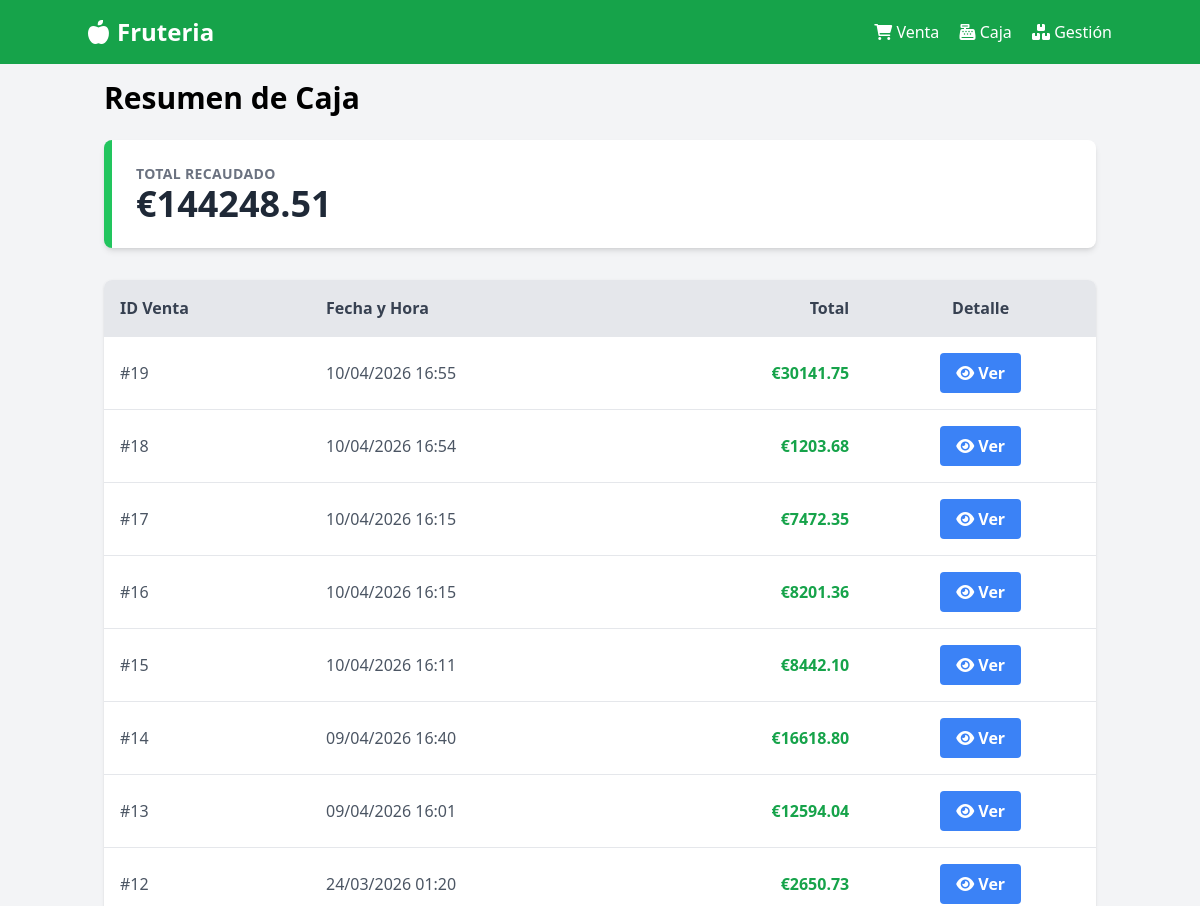
Page /caja (upper part) on the earlier database version.
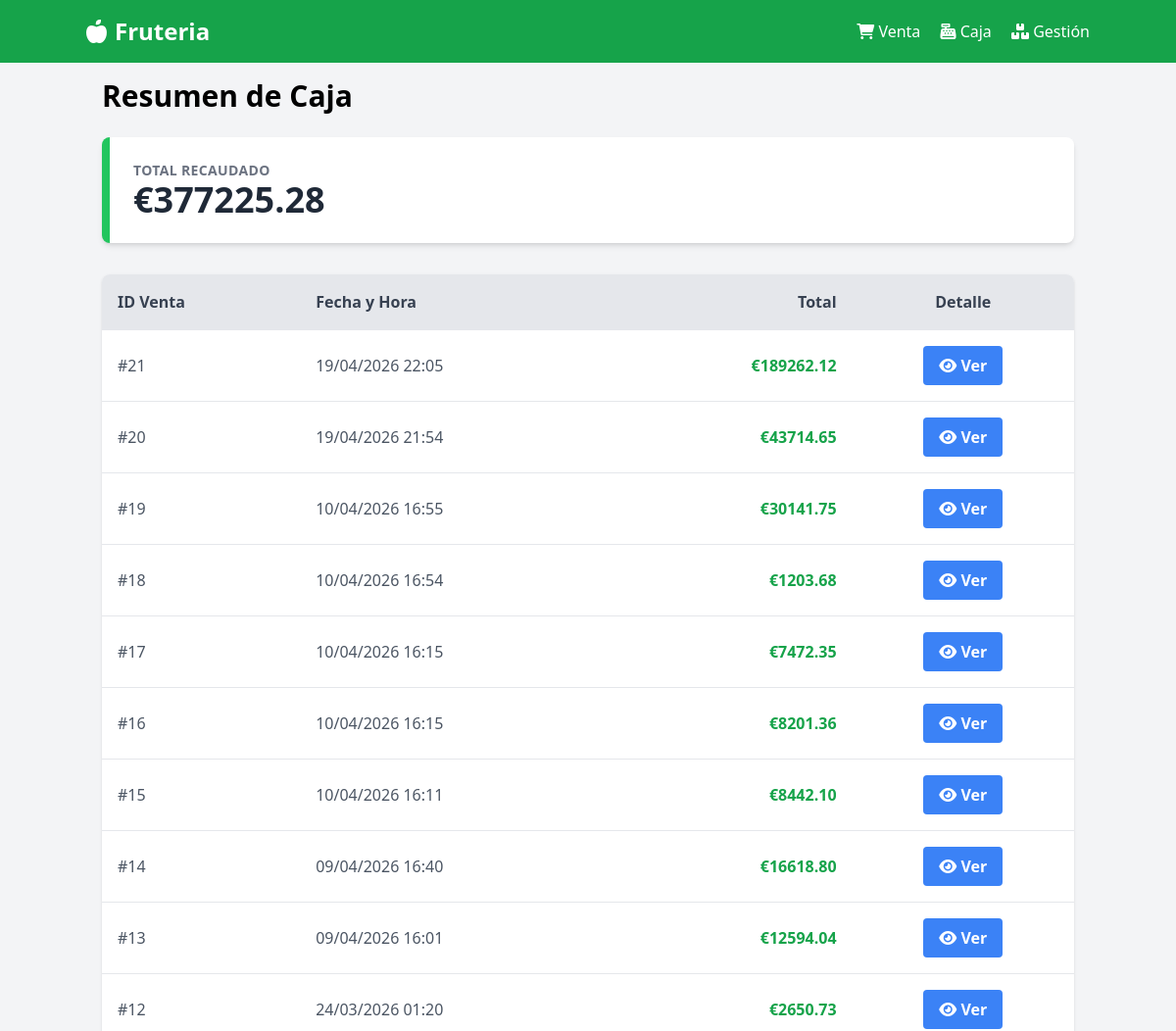
Same page on the later database version.
### app/models/models.py (models this page shows)
class Venta(db.Model):
    __tablename__ = 'ventas'
    id = db.Column(db.Integer, primary_key=True)
    fecha = db.Column(db.DateTime, default=db.func.current_timestamp())
    total = db.Column(db.Float, nullable=False)
    detalles = db.relationship('DetalleVenta', backref='venta', lazy=True)

### app/routes/main.py (the view)
@main_bp.route('/caja')
def ver_caja():
    total_obtenido = db.session.query(func.sum(Venta.total)).scalar() or 0
    ventas = Venta.query.order_by(Venta.fecha.desc()).all()
    return render_template('caja.html', total=total_obtenido, ventas=ventas)

### app/templates/caja.html (shortened to what this page needs)
{% extends "base.html" %}
{% block content %}
<div class="max-w-6xl mx-auto">
    <h1 class="text-3xl font-bold mb-6">Resumen de Caja</h1>
    <div class="bg-white p-6 rounded-lg shadow-md mb-8 border-l-8 border-green-500">
        <h2 class="text-gray-500 uppercase tracking-wide text-sm font-bold">Total Recaudado</h2>
        <p class="text-4xl font-black text-gray-800">€{{ "%.2f"|format(total) }}</p>
    </div>
    <div class="bg-white rounded-lg shadow overflow-hidden">
        <table class="w-full text-left border-collapse">
            <thead class="bg-gray-200">
                <tr>
                    <th class="p-4 font-bold text-gray-700">ID Venta</th>
                    <th class="p-4 font-bold text-gray-700">Fecha y Hora</th>
                    <th class="p-4 font-bold text-gray-700 text-right">Total</th>
                    <th class="p-4 font-bold text-gray-700 text-center">Detalle</th>
                </tr>
            </thead>
            <tbody>
                {% for venta in ventas %}
                <tr class="border-t hover:bg-gray-50">
                    <td class="p-4 text-gray-600">#{{ venta.id }}</td>
                    <td class="p-4 text-gray-600">{{ venta.fecha.strftime('%d/%m/%Y %H:%M') }}</td>
                    <td class="p-4 text-right font-bold text-green-600">€{{ "%.2f"|format(venta.total) }}</td>
                    <td class="p-4 text-center">
                        <button class="bg-blue-500 hover:bg-blue-700 text-white font-bold py-2 px-4 rounded ver-detalle" data-venta-id="{{ venta.id }}">
                            <i class="fas fa-eye"></i> Ver
                        </button>
                    </td>
                </tr>
                {% else %}
                <tr>
                    <td colspan="4" class="p-8 text-center text-gray-500">No hay ventas registradas aún.</td>
                </tr>
                {% endfor %}
            </tbody>
        </table>
    </div>
</div>
{% endblock %}

Differences in the rows shown:
added Venta: id "21", fecha "19/04/2026 22:05", total "189262.12"
added Venta: id "20", fecha "19/04/2026 21:54", total "43714.65"
Other differences:
{{ "%.2f"|format(total) }}: "144248.51" → "377225.28"
